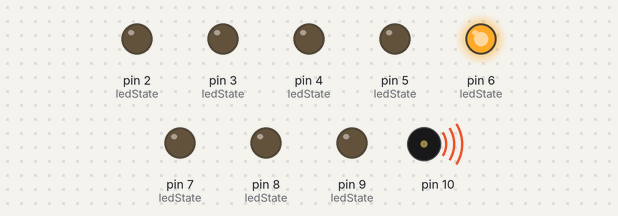
Recording of a sketch running on a simulated Arduino Uno, built with avr-gcc and run on an emulated ATmega328P. On the bench: output pins drawn as LEDs (lit = HIGH), buzzer (waves = sounding).

Above: at 0.12 s.
At 1.13 s:
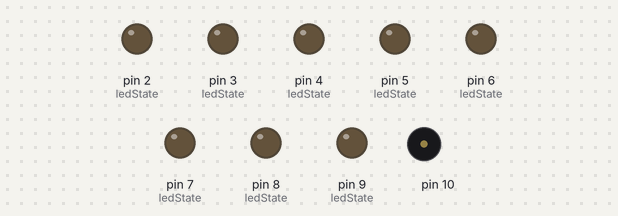
At 1.42 s:
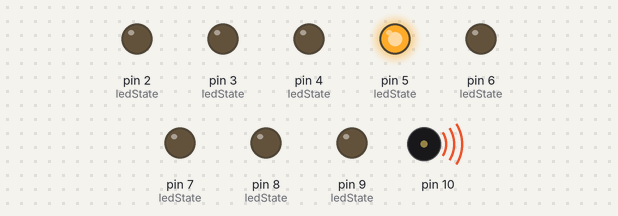
At 2.72 s:
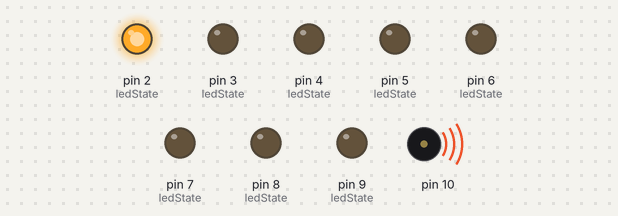
At 3.05 s:
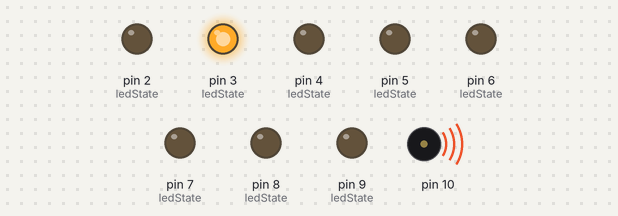
At 5.52 s:
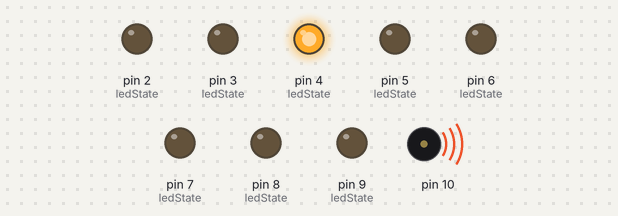
Timing chart, 0 to 5.8 s (numbered marks = the images above):
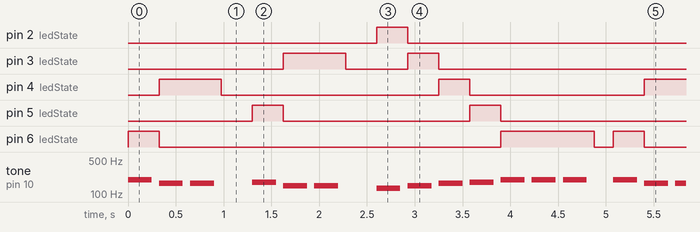

Measured:
- by itself, pin 2 (ledState): alternates HIGH for 0.33 s and LOW for 4.8 s
- by itself, pin 3 (ledState): repeats every 5.1 s: LOW 0.65 s, HIGH 0.33 s, LOW 3.5 s, HIGH 0.65 s
- by itself, pin 4 (ledState): repeats every 5.1 s: LOW 2.3 s, HIGH 0.33 s, LOW 1.8 s, HIGH 0.65 s
- by itself, pin 5 (ledState): repeats every 5.1 s: LOW 2.0 s, HIGH 0.33 s, LOW 2.5 s, HIGH 0.33 s
- by itself, pin 6 (ledState): repeats every 5.1 s: LOW 3.6 s, HIGH 0.98 s, LOW 0.20 s, HIGH 0.33 s
- by itself, tone on pin 10: plays 196 Hz for 0.25 s, 165 Hz for 0.25 s, 165 Hz for 0.25 s, 175 Hz for 0.25 s, 147 Hz for 0.25 s, 147 Hz for 0.25 s … (103 notes in this stretch)

The sketch:

wk15-2.ino
```cpp
#define NOTE_C3 131
#define NOTE_D3 147
#define NOTE_E3 165
#define NOTE_F3 175
#define NOTE_G3 196
#define NOTE_A3 220
#define NOTE_B3 247
#define NOTE_C4 262


int melody[] = {
  NOTE_G3, NOTE_E3, NOTE_E3, 0, NOTE_F3, NOTE_D3, NOTE_D3, 0, NOTE_C3, NOTE_D3, NOTE_E3, NOTE_F3, NOTE_G3, NOTE_G3, NOTE_G3
};
int noteDurations[] = {
  4, 4, 4, 4, 4, 4, 4, 4, 4, 4, 4, 4, 4, 4, 4
};

int ledState = 0;

void setup() {
  // put your setup code here, to run once:
  pinMode(2, OUTPUT);
  pinMode(3, OUTPUT);
  pinMode(4, OUTPUT);
  pinMode(5, OUTPUT);
  pinMode(6, OUTPUT);
  pinMode(7, OUTPUT);
  pinMode(8, OUTPUT);
  pinMode(9, OUTPUT);
  pinMode(10, OUTPUT);
}

void loop() {
  // put your main code here, to run repeatedly:

  for (int thisNote = 0; thisNote < 15; thisNote++) {
    int noteDuration = 1000 / noteDurations[thisNote];
    tone(10, melody[thisNote], noteDuration);

    if(melody[thisNote] == NOTE_C3){
      digitalWrite(2,HIGH);
        ledState = 2;
    }else if(melody[thisNote] == NOTE_D3){
      digitalWrite(3,HIGH);
        ledState = 3;
    }else if(melody[thisNote] == NOTE_E3){
      digitalWrite(4,HIGH);
        ledState = 4;
    }else if(melody[thisNote] == NOTE_F3){
      digitalWrite(5,HIGH);
        ledState = 5;
    }else if(melody[thisNote] == NOTE_G3){
      digitalWrite(6,HIGH);
        ledState = 6;
    }else if(melody[thisNote] == NOTE_A3){
      digitalWrite(7,HIGH);
        ledState = 7;
    }else if(melody[thisNote] == NOTE_B3){
      digitalWrite(8,HIGH);
        ledState = 8;
    }else if(melody[thisNote] == NOTE_C4){
      digitalWrite(9,HIGH);
        ledState = 9;
    }

    int pauseBetweenNotes = noteDuration *1.3;
    delay(pauseBetweenNotes);

    noTone(10);
    digitalWrite(ledState, LOW);
  }

  delay(200);
}
```
